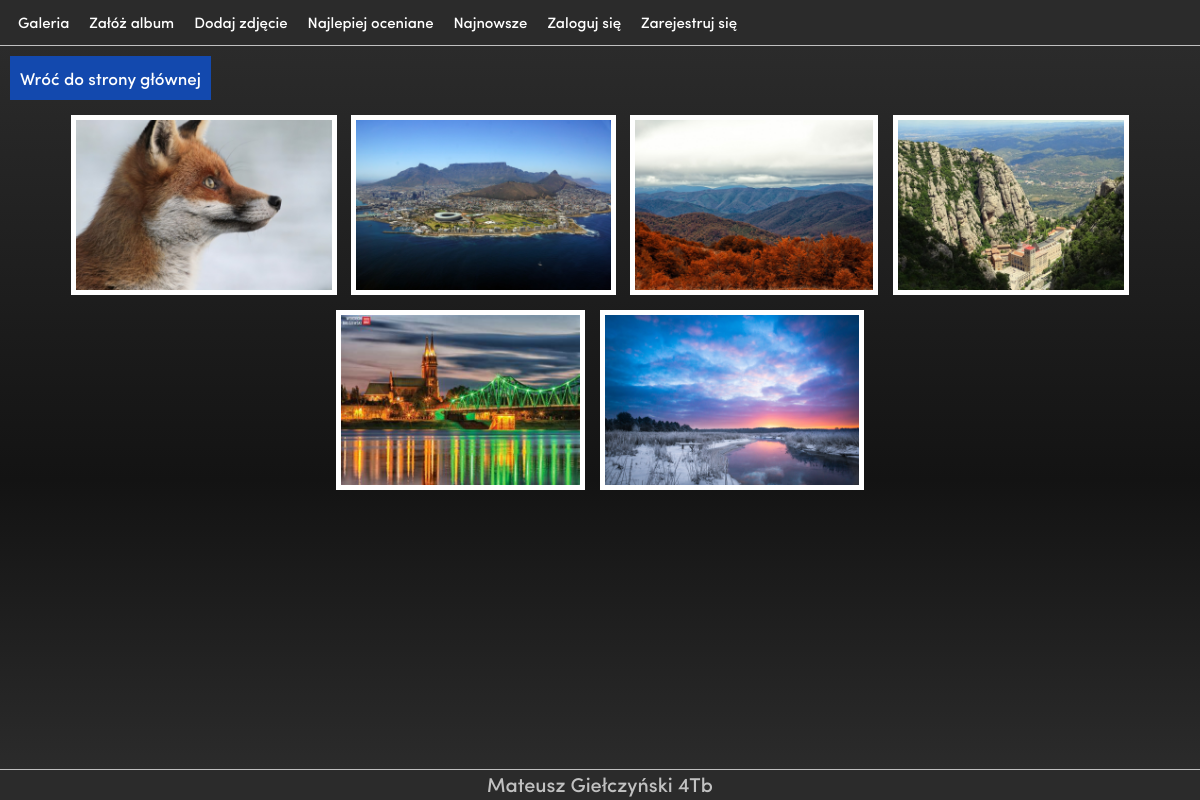
The page /main/top-foto.php on the database its author committed.
### tables this page shows
CREATE TABLE `zdjecia_oceny` (
  `id_zdjecia` int(11) NOT NULL,
  `id_uzytkownika` int(11) NOT NULL,
  `ocena` tinyint(4) NOT NULL
);

### main/top-foto.php (the view, shortened to what this page needs)
<!DOCTYPE html>
<head>
    <link rel="stylesheet" href="..\style\style.css">
    <link rel="stylesheet" href="..\style\menu_style.css">
</head>
<body>
<?php
  include("../include/menu.php");
  ?>
<div id="background" style="text-align:center;">
<p style="text-align:left;">
<a href="../index.php" style="background: var(--color4); text-decoration: none; margin: 10px; padding: 10px; display:inline-block" > Wróć do strony głównej</a><br></p>
<?php
include("../include/baza.php");
$result=mysqli_query($baza,"SELECT `zdjecia_oceny`.`id_zdjecia`, AVG(`zdjecia_oceny`.`ocena`) as srednia, `zdjecia`.`id_albumu` , `uzytkownicy`.`login`, `albumy`.`tytul`
FROM `zdjecia_oceny`,`zdjecia`,`uzytkownicy`,`albumy`
WHERE `zdjecia`.`id`=`zdjecia_oceny`.`id_zdjecia` AND `albumy`.`id`=`zdjecia`.`id_albumu`
AND `uzytkownicy`.`id`=`albumy`.`id_uzytkownika`
GROUP BY `id_zdjecia` ORDER BY srednia DESC LIMIT 20");
while($zdjecie=mysqli_fetch_assoc($result)){
    $srednia = round($zdjecie["srednia"],1);
    echo('
    <a href="foto.php?id='.$zdjecie['id_zdjecia'].'">
    <div
        data-tooltipText="Tytuł albumu: '.$zdjecie["tytul"].' <br> Właściciel: '.$zdjecie["login"].' <br> Średnia ocen: '.$srednia.'" id= "zdj'.$zdjecie["id_zdjecia"].'"
        class="miniaturka_zdj" onmouseover="show_tooltip(this.id)" onmouseout="hide_tooltip()">
        <img src="../photo/'.$zdjecie["id_albumu"].'/'.$zdjecie['id_zdjecia'].'-min.png'.'" alt="" style="height:180px;">
        </div></a>');
}
?>
</div>
<?php include("../include/footer.php");
?>
</body>
</html>

### style/style.css (style rules this page uses)
* { font-family: custom_font; box-sizing: border-box; margin: 0px; font-size: 17px; }
body { margin: 0px; box-sizing: border-box; color: white; background: black; }
#background { min-height: calc(100vh - 75px); background: linear-gradient(var(--color2),var(--color1) 60%,var(--color2)); border-top: 1px solid var(--color35); border-bottom: 1px solid var(--color35); }
.miniaturka_zdj { display: inline-block; }
img { display:inline-block; margin:5px; border: 5px solid white; }
a { text-decoration: none; color:white; cursor:pointer; }

### rows shown on the page
zdjecia_oceny: shows a picture
zdjecia_oceny: shows a picture
zdjecia_oceny: shows a picture
zdjecia_oceny: shows a picture
zdjecia_oceny: shows a picture
zdjecia_oceny: shows a picture
